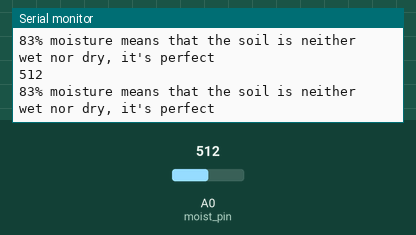
This sketch was run on a simulated Arduino Uno, built with avr-gcc and run on an emulated ATmega328P. Shown: the last lines printed to the serial monitor. Inputs (shaded band) come from the test bench; at power-on: A0 (moist_pin) = 512.

Above: at 1.2 s.
1.3 s: A0 (moist_pin) set to 523
At 2.6 s:
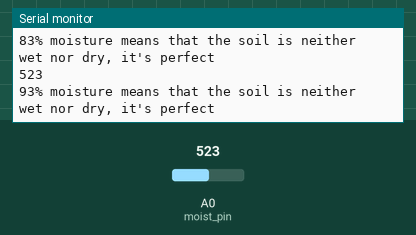
2.8 s: A0 (moist_pin) set to 546
At 3.7 s:
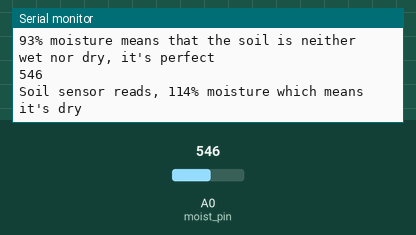
Timing chart, 0 to 5.8 s (numbered marks = the images above; inputs shaded):
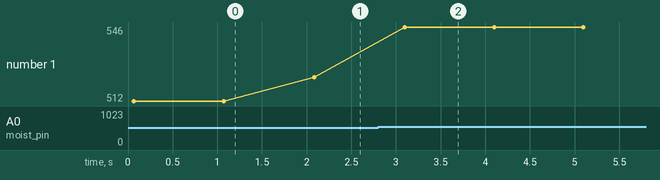

Measured:
- the behaviour switches between 529 and 530 on A0 (moist_pin) (found by bisection; images 1 and 2)
- after the input at 1.3 s, the serial monitor: prints a new line after 0.79 s (image 1)
- after the input at 2.8 s, the serial monitor: prints a new line after 0.30 s (image 2)
- plotted number 1: 512 → 523 after the input at 1.3 s, 523 → 546 after the input at 2.8 s

The sketch:

moisture_sensor_test_percentage.ino
```cpp
/***************************************************
 * Test code for capacitive soil moisture sensor
 *
 * Arduino UNO
 * Capacitive soil moisture sensor
 *
 * Sensor GND (Black)     -----> GND
 * Sensor VCC (Red)       -----> 3.3V
 * Sensor AOUT (Yellow)   -----> AO
 *
 * Code to test soil moisture sensor
 *
 * Threshold is determined using the calibration code and is the point at which the soil
 * is considered wet or dry
 *
 * 2022-08-13
 ****************************************************/


#define moist_pin A0    // Moisture sensor analog pin definition

const int dry_threshold = 530 ;        // Reading in dry soil
const int wet_threshold = 420;         // Reading in wet soil

int soil_moisture_level = 0;      // Calculated as a percentage

void setup()
{
  Serial.begin(9600);
  delay(50);
  Serial.println("Ready.....");
}

void loop()
{
  int moist_value = analogRead(moist_pin); // read the analog value from sensor

  Serial.println(moist_value);
  soil_moisture_level = map(moist_value, wet_threshold, dry_threshold, 0, 100);
  if (soil_moisture_level >= 100)
  {
    Serial.print("Soil sensor reads, ");
    Serial.print(soil_moisture_level);
    Serial.println("% moisture which means it's dry");
  }
  else if (soil_moisture_level <= 0)
  {
    Serial.print("Soil sensor reads, ");
    Serial.print(soil_moisture_level);
    Serial.println("% moisture which means it's wet");
  }
  else
  {
    Serial.print(soil_moisture_level);
    Serial.println("% moisture means that the soil is neither wet nor dry, it's perfect");
  }
  delay(1000);
}
```
